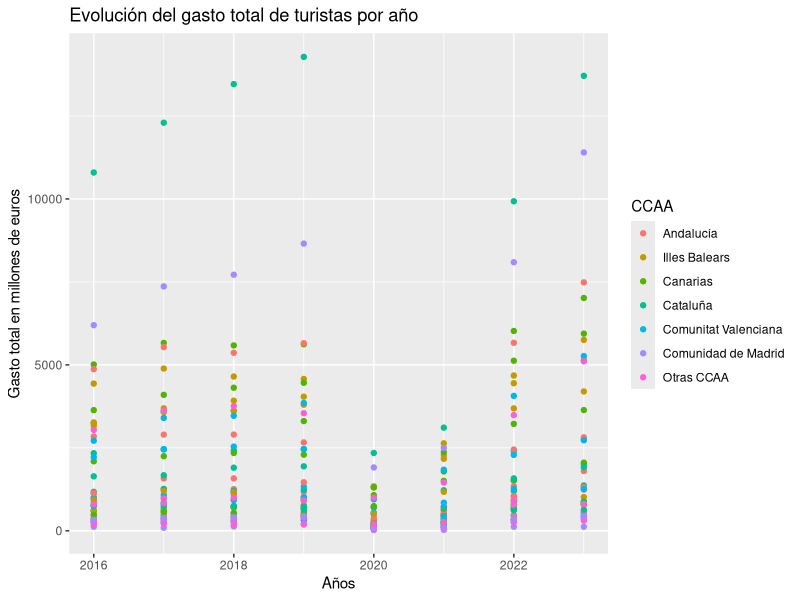
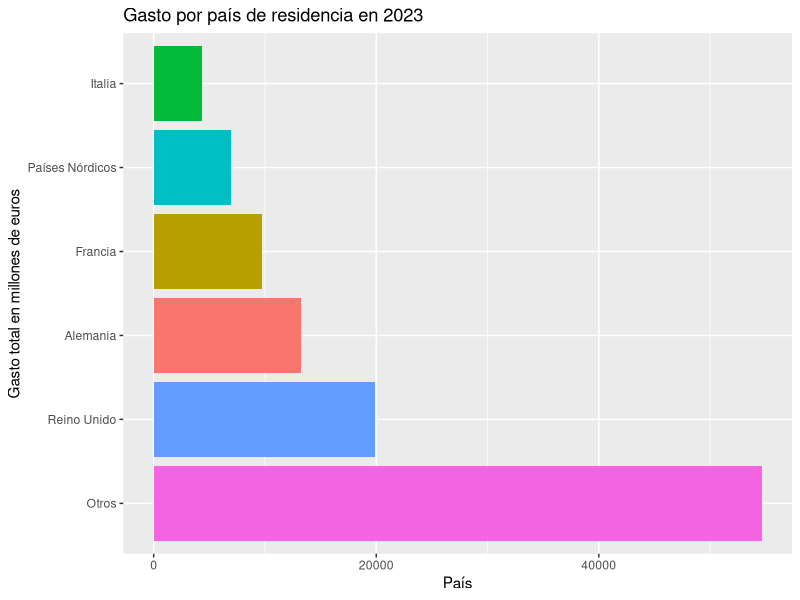
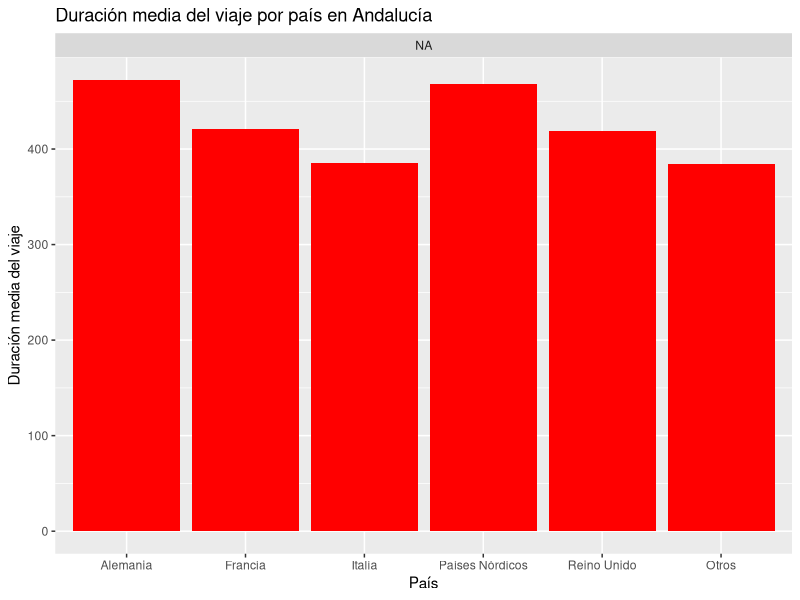
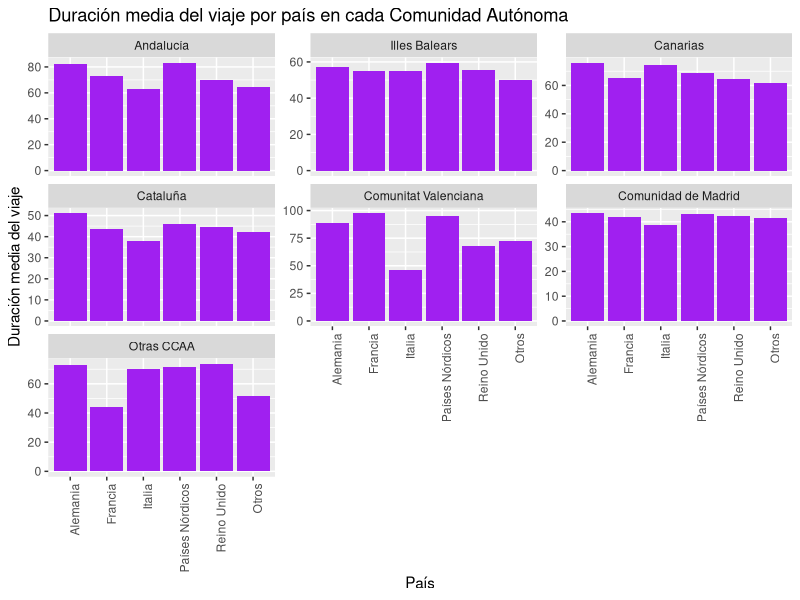

The R script that drew these images, in order:
## ---- chunk 1
# Setup Chunk
library(here)  
library(knitr)

knitr::opts_chunk$set(echo = TRUE)
knitr::opts_knit$set(root.dir = here::here()) # Setwd() a la carpeta del 
#proyecto ProyectoAED2024 debido a que por defecto el Rmd trabaja en el working 
#directory de la carpeta ProyectoAED2024_Rmd
#knitr::opts_chunk$set(size = "footnotesize") # use smaller font in the chunks

## ---- chunk 2
rm(list=ls())  # Borrado de todas las variables
## ---- chunk 3
library(readr)  # Librería para importación de datos
library(dplyr) # Librería para arreglo de datos
library(tidyr) # Librería para arreglo de datos
library(ggplot2) # Librería para gráficas
## ---- chunk 4
gastos<- read_delim("data/Gasto_turistas_internacionales_segun_comunidad_paisresidencia.csv",  delim = ";", escape_double = FALSE, trim_ws = TRUE)

## ---- chunk 5
tipos_datos <- unique(gastos$`Gastos y duración media de los viajes`)
tipos_datos
## ---- chunk 6
gastos1 <- subset(gastos,gastos$`Gastos y duración media de los viajes`== tipos_datos[1])
colnames(gastos1)[colnames(gastos1)=="Total"]<- "Gasto_total"
gastos1<- subset(gastos1, select = -`Gastos y duración media de los viajes`)
## ---- chunk 7
gastos2 <- subset(gastos,gastos$`Gastos y duración media de los viajes`== tipos_datos[2])
colnames(gastos2)[colnames(gastos2)=="Total"]<- "Gasto_medio_persona"
gastos2<- subset(gastos2, select = -`Gastos y duración media de los viajes`)
## ---- chunk 8
gastos3 <- subset(gastos,gastos$`Gastos y duración media de los viajes`== tipos_datos[3])
colnames(gastos3)[colnames(gastos3)=="Total"]<- "Gasto_medio_diario_persona"
gastos3<- subset(gastos3, select = -`Gastos y duración media de los viajes`)
## ---- chunk 9
gastos4 <- subset(gastos,gastos$`Gastos y duración media de los viajes`== tipos_datos[4])
colnames(gastos4)[colnames(gastos4)=="Total"]<- "Duracion_media"
gastos4<- subset(gastos4, select = -`Gastos y duración media de los viajes`)
## ---- chunk 10

# Compruebo que en todas las columnas salvo la última todos las filas son iguales para poder hacer merge de los dos datasets correctamente
any(gastos1[1:length(nrow(gastos1)-1)] !=gastos2[1:length(nrow(gastos2)-1)])
any(gastos3[1:length(nrow(gastos1)-1)] !=gastos4[1:length(nrow(gastos2)-1)])

## ---- chunk 11
# Uno los dos datasets en un único dataset con el que trabajar

gastos12 <- merge(gastos1,gastos2, by = c(colnames(gastos1[1:length(gastos1)-1])))
gastos34 <- merge(gastos3,gastos4, by = c(colnames(gastos3[1:length(gastos3)-1])))
## ---- chunk 12
# Compruebo que en todas las columnas salvo la última todos las filas son iguales para poder hacer merge de los dos datasets correctamente
any(gastos12[1:length(nrow(gastos12)-2)] !=gastos34[1:length(nrow(gastos34)-2)])


# Uno los dos datasets
datos <- merge(gastos12,gastos34, by = c(colnames(gastos12[1:4])))
## ---- chunk 13
unique(datos$`Tipo de dato`)

# Nos quedamos únicamente con los datos base, quitando las tasas de variación
datos <- subset(datos, datos$`Tipo de dato`== unique(datos$`Tipo de dato`)[1])
# Quito la columna irrelevante
datos <- subset(datos, select = -`Tipo de dato`)
## ---- chunk 14
rm(gastos,gastos1, gastos2, gastos3,gastos34,gastos4,gastos12)
## ---- chunk 15
lapply(datos,class)
## ---- chunk 16
# Quitar punto de miles
datos[, 4:ncol(datos)] <- lapply(datos[, 4:ncol(datos)], function(x) gsub("\\.", "", x))
# Sustituir coma decimal por punto decimal
datos[, 4:ncol(datos)] <- lapply(datos[, 4:ncol(datos)], function(x) gsub(",", ".", x))
# Transformar a numerico
datos[, 4:ncol(datos)] <- lapply(datos[, 4:ncol(datos)], function(x) as.numeric(x))
# Comprobar la clase
lapply(datos,class)
## ---- chunk 17
# Comprobar si hay datos NA
any(is.na(datos))
## ---- chunk 18
unique(datos$`País de residencia`)

# Transformacion a factor de paises de residencia
datos$`País de residencia` <- as.factor(datos$`País de residencia`)
## ---- chunk 19
# Quitar filas de total de columna comunidades autonomas
datos <- subset(datos,datos$`Total Nacional y CCAA` != "Total")
## ---- chunk 20
# Transformacion a factor de nombres de comunidades
unique(datos$`Total Nacional y CCAA`)
datos$`Total Nacional y CCAA`<- as.factor(datos$`Total Nacional y CCAA`)
levels(datos$`Total Nacional y CCAA`) <- c("Andalucía", "Illes Balears","Canarias", "Cataluña","Comunitat Valenciana", "Comunidad de Madrid", "Otras CCAA")


## ---- chunk 21
colnames(datos)
nombres_columnas <- c("Pais", "CCAA", "Periodo", colnames(datos)[4:7])
colnames(datos)<- nombres_columnas
colnames(datos)
## ---- chunk 22
# Cambiar el nombre de las filas
paises <- levels(datos$Pais)
paises[paises=="Total"] <- "Otros"
levels(datos$Pais) <- paises

## ---- chunk 23
comunidades <- levels(datos$CCAA)
anos <- unique(datos$Periodo)
for (i in comunidades){
  for (j in anos){
  aux <- datos[datos$CCAA==i & datos$Periodo == j, "Gasto_total"]
datos[datos$CCAA==i & datos$Periodo == j & datos$Pais == "Otros", "Gasto_total"]<- aux[length(aux)] - sum(aux[1:length(aux)-1])  # Gasto del resto de paises es el gasto total - gasto de los otos paises
  }
}

## ---- chunk 24
# Arreglar duracion media
for (i in comunidades){
  for (j in anos){
  aux <- datos[datos$CCAA==i & datos$Periodo == j, "Duracion_media"]
datos[datos$CCAA==i & datos$Periodo == j & datos$Pais == "Otros", "Duracion_media"]<- (aux[length(aux)]- (5/194)*sum(aux[1:length(aux)-1]))*194/(194-5)
  }
}

## ---- chunk 25
# Arreglar Gasto_medio_persona
for (i in comunidades){
  for (j in anos){
  aux <- datos[datos$CCAA==i & datos$Periodo == j, "Gasto_medio_persona"]
datos[datos$CCAA==i & datos$Periodo == j & datos$Pais == "Otros", "Gasto_medio_persona"]<- (aux[length(aux)]- (5/194)*sum(aux[1:length(aux)-1]))*194/(194-5)
  }
}

## ---- chunk 26
# Arreglar Gasto_medio_diario_persona
for (i in comunidades){
  for (j in anos){
  aux <- datos[datos$CCAA==i & datos$Periodo == j, "Gasto_medio_diario_persona"]
datos[datos$CCAA==i & datos$Periodo == j & datos$Pais == "Otros", "Gasto_medio_diario_persona"]<- (aux[length(aux)]- (5/194)*sum(aux[1:length(aux)-1]))*194/(194-5)
  }
}

rm(i,j,anos,comunidades, paises, aux)
## ---- chunk 27
summary(datos)
## ---- chunk 28
# Visualización de los datos e interpretación de los posibles patrones

# Visualización previa para tener una idea de ciertas variables de los datos
ggplot(datos, aes(x = Periodo, y = Gasto_total, color = CCAA, group = 1)) +
  geom_point() +
  labs(title = "Evolución del gasto total de turistas por año", x  = "Años", y = "Gasto total en millones de euros")

# Nos centramos en un año en concreto y visualizamos el gasto total por país en ese año
ggplot(datos[datos$Periodo == 2023, ], aes(x = reorder(Pais, -Gasto_total), y = Gasto_total)) +
  geom_bar(stat = "identity", aes(fill = Pais)) +
  coord_flip() +
  labs(title = "Gasto por país de residencia en 2023", x = "Gasto total en millones de euros", y = "País") +  
  theme(legend.position = "none")

# Para analizar únicamente una variable por país en una sola Comunidad Autónoma.
ggplot(datos, aes(x = Pais, y = Duracion_media)) + 
  geom_bar(stat = "identity", fill = "red") +
  facet_grid(.~CCAA["i"],scales = "free") +
  labs(title = "Duración media del viaje por país en Andalucía", x = "País", y = "Duración media del viaje")
## ---- chunk 29
# Para todas las Comunidades Autónomas por separado
ggplot(datos, aes(x = Pais, y = Duracion_media)) + 
  geom_bar(stat = "identity", fill = "purple") +
  facet_wrap(~ CCAA, scales = "free_y") +  
  labs(title = "Duración media del viaje por país en cada Comunidad Autónoma", 
       x = "País", 
       y = "Duración media del viaje") +
  theme(axis.text.x = element_text(angle = 90, hjust = 1))


